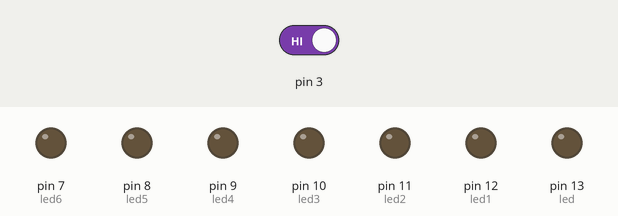
Simulated run of this sketch. Board: Arduino Uno, built with avr-gcc and run on an emulated ATmega328P. On the bench: output pins drawn as LEDs (lit = HIGH). Dashed ring = blinking. Inputs (shaded band) come from the test bench; at power-on: pin 3 HIGH.

Above: at 1.2 s.
1.3 s: pin 3 driven LOW
At 1.42 s:
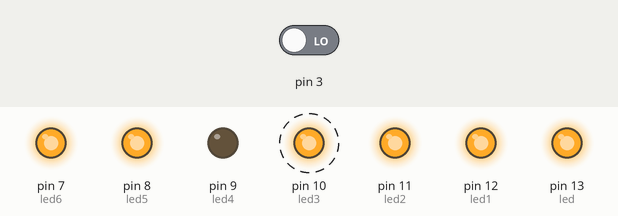
At 3.8 s:
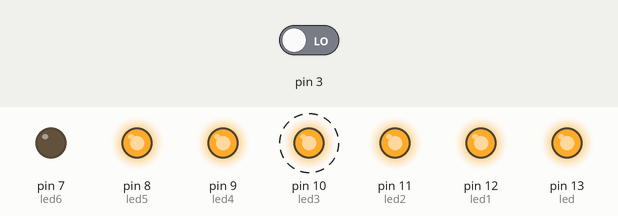
4.3 s: pin 3 driven HIGH
At 5.3 s:
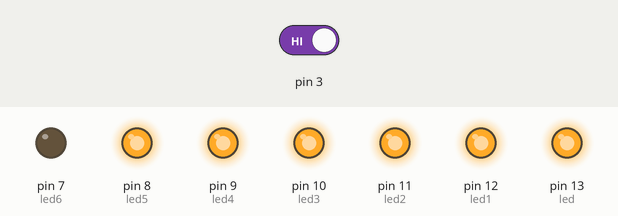
Timing chart, 0 to 7.3 s (numbered marks = the images above; inputs shaded):
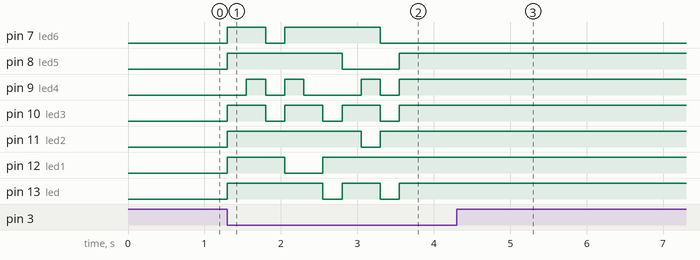

The sketch:

sketch_jan28c.ino
```cpp
//7 SEGMENTOS
int i=10;    //MI CONTADOR
int led=13;
int led1=12;
int led2=11;
int led3=10;
int led4=9;
int led5=8;
int led6=7;
int estado;

int salida=0;

void setup() {
pinMode(3,INPUT);
  pinMode(led, OUTPUT);
  pinMode(led1, OUTPUT);
  pinMode(led2, OUTPUT);
  pinMode(led3, OUTPUT);
  pinMode(led4, OUTPUT);
  pinMode(led5, OUTPUT);
  pinMode(led6, OUTPUT);

}

void loop(){
  estado=digitalRead(3);
 if(estado==LOW)
  {
    i=i-1;
  }
  if(i==0){
  i=0;
  }


  if(i==0){ //NUMERO 0
  digitalWrite(led,HIGH);
  digitalWrite(led1,HIGH);
  digitalWrite(led2,HIGH);
  digitalWrite(led3,HIGH);
  digitalWrite(led4,HIGH);
  digitalWrite(led5,HIGH);
  digitalWrite(led6,LOW);
  delay(250);
  }
  if(i==1){
    //numero1
  digitalWrite(led,LOW);
  digitalWrite(led1,HIGH);
  digitalWrite(led2,HIGH);
  digitalWrite(led3,LOW);
  digitalWrite(led4,LOW);
  digitalWrite(led5,LOW);
  digitalWrite(led6,LOW);
  delay(250);
  }

  if(i==2){
  //numero2
  digitalWrite(led,HIGH);
  digitalWrite(led1,HIGH);
  digitalWrite(led2,LOW);
  digitalWrite(led3,HIGH);
  digitalWrite(led4,HIGH);
  digitalWrite(led5,LOW);
  digitalWrite(led6,HIGH);
  delay(250);}
  if(i==3){
  //numero3
  digitalWrite(led,HIGH);
  digitalWrite(led1,HIGH);
  digitalWrite(led2,HIGH);
  digitalWrite(led3,HIGH);
  digitalWrite(led4,LOW);
  digitalWrite(led5,LOW);
  digitalWrite(led6,HIGH);
  delay(250);}
  if(i==4)
  {//numero 4
  digitalWrite(led,LOW);
  digitalWrite(led1,HIGH);
  digitalWrite(led2,HIGH);
  digitalWrite(led3,LOW);
  digitalWrite(led4,LOW);
  digitalWrite(led5,HIGH);
  digitalWrite(led6,HIGH);
  delay(250);
  }
 if(i==5)
 {
    //numero5
  digitalWrite(led,HIGH);
  digitalWrite(led1,LOW);
  digitalWrite(led2,HIGH);
  digitalWrite(led3,HIGH);
  digitalWrite(led4,LOW);
  digitalWrite(led5,HIGH);
  digitalWrite(led6,HIGH);
  delay(250);
 }
  if(i==6)
  {//numero6
  digitalWrite(led,HIGH);
  digitalWrite(led1,LOW);
  digitalWrite(led2,HIGH);
  digitalWrite(led3,HIGH);
  digitalWrite(led4,HIGH);
  digitalWrite(led5,HIGH);
  digitalWrite(led6,HIGH);
  delay(250);
  }
  if(i==7){
  //numero7
  digitalWrite(led,HIGH);
  digitalWrite(led1,HIGH);
  digitalWrite(led2,HIGH);
  digitalWrite(led3,LOW);
  digitalWrite(led4,LOW);
  digitalWrite(led5,HIGH);
  digitalWrite(led6,LOW);
  delay(250);
  }
 if(i==8){ //numero8
  digitalWrite(led,HIGH);
  digitalWrite(led1,HIGH);
  digitalWrite(led2,HIGH);
  digitalWrite(led3,HIGH);
  digitalWrite(led4,HIGH);
  digitalWrite(led5,HIGH);
  digitalWrite(led6,HIGH);
  delay(250);
 }
  if(i==9)//numero 9
{  digitalWrite(led,HIGH);
  digitalWrite(led1,HIGH);
  digitalWrite(led2,HIGH);
  digitalWrite(led3,HIGH);
  digitalWrite(led4,LOW);
  digitalWrite(led5,HIGH);
  digitalWrite(led6,HIGH);
  delay(250);
}
}
```

Measured:
- after the input at 1.3 s, pin 7 (led6): LOW → HIGH at once, → LOW 0.50 s later, → HIGH 0.25 s later, → LOW 1.3 s later; pin 8 (led5): LOW → HIGH at once, → LOW 1.5 s later, → HIGH 0.75 s later
- after the input at 4.3 s, pin 7 (led6): stops changing and stays LOW; pin 8 (led5), pin 9 (led4), pin 10 (led3), pin 11 (led2), pin 12 (led1), pin 13 (led): stops changing and stays HIGH
